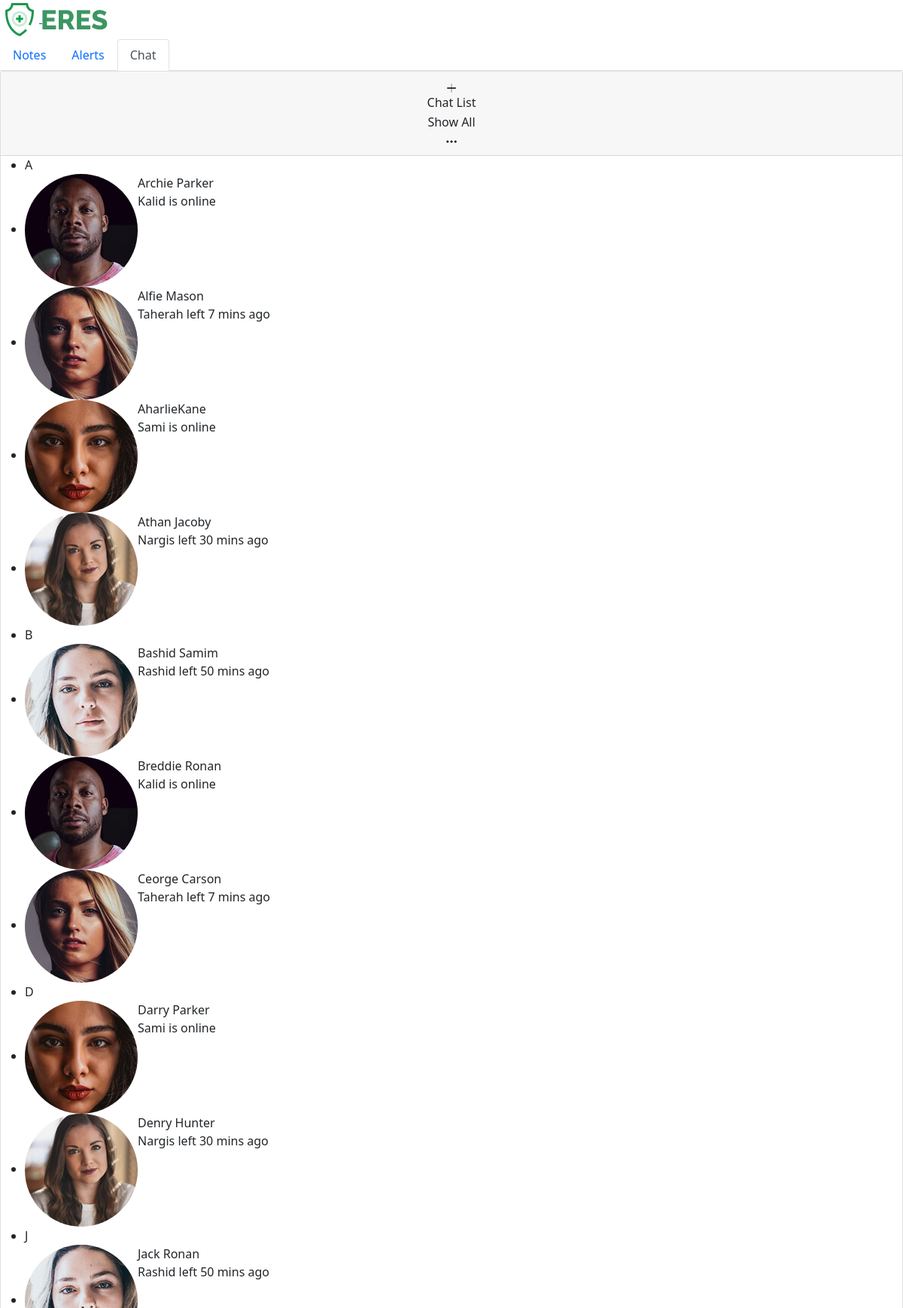
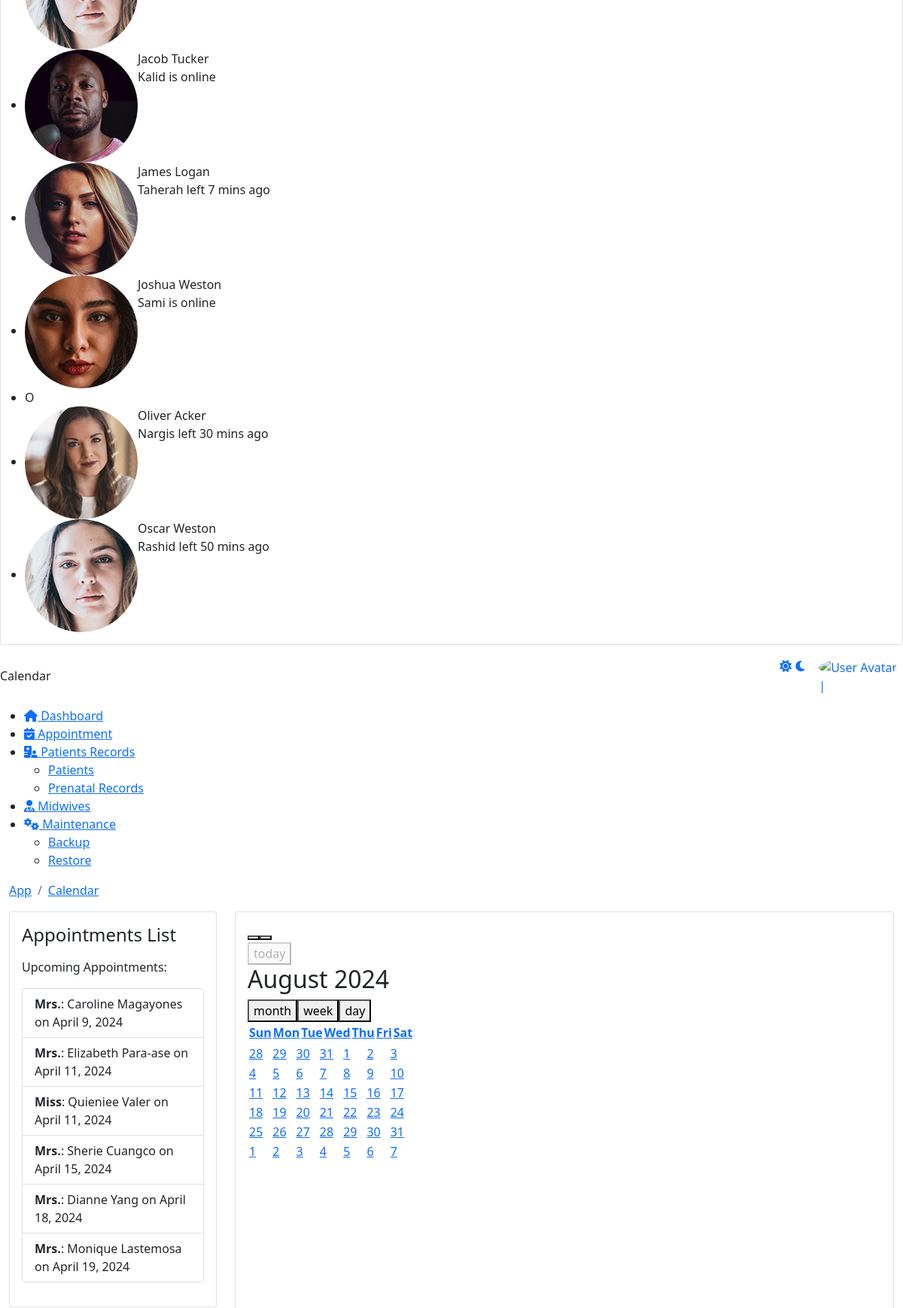
Page /admin/app_calendar.php (upper part) on the committed database (2 pictures, top to bottom).
### tables this page shows
CREATE TABLE `appointments` (
  `A_Id` int(11) NOT NULL AUTO_INCREMENT,
  `Title` varchar(10) NOT NULL,
  `FirstName` varchar(50) NOT NULL,
  `LastName` varchar(50) NOT NULL,
  `DateOfAppointment` date NOT NULL,
  `StartTime` time NOT NULL,
  `EndTime` time NOT NULL,
  `Address` varchar(100) NOT NULL,
  `Mobile` varchar(15) NOT NULL,
  `Consult_Doc` varchar(50) NOT NULL,
  `Email` varchar(100) NOT NULL,
  `Conditions` text NOT NULL,
  `Note` text NOT NULL,
  `Accepted` int(11) DEFAULT 0,
  PRIMARY KEY (`A_Id`)
);

### admin/app_calendar.php (the view, shortened to what this page needs)
<!DOCTYPE html>
<html lang="en">
    <head>
		 <link href="https://eres.dexignzone.com/codeigniter/demo/public/assets/vendor/fullcalendar/css/main.min.css" rel="stylesheet" type="text/css"/>
		 <link href="https://eres.dexignzone.com/codeigniter/demo/public/assets/vendor/bootstrap-select/dist/css/bootstrap-select.min.css" rel="stylesheet" type="text/css"/>
    <link class="main-css" href="https://eres.dexignzone.com/codeigniter/demo/public/assets/css/style.css" rel="stylesheet" type="text/css"/>
	<link rel="stylesheet" href="https://cdnjs.cloudflare.com/ajax/libs/font-awesome/6.5.1/css/all.min.css" />
</head>
<body>
    <div id="main-wrapper">
<?php
include './template/header.php';
?>
<?php
include './template/chatbot.php';
?>
<div class="header">
	<div class="header-content">
		<nav class="navbar navbar-expand">
			<div class="collapse navbar-collapse justify-content-between">
				<div class="header-left">
					<div class="dashboard_bar">
					Calendar				</div>
				</div>
				<?php
				include './template/header2.php';
				?>
			</div>
		</nav>
	</div>
</div>
<?php
include './template/sidebar.php';
?>
<div class="content-body">
    <div class="container-fluid">
        <div class="page-titles">
        <ol class="breadcrumb">
            <li class="breadcrumb-item"><a href="javascript:void(0)">App</a></li>
            <li class="breadcrumb-item active"><a href="javascript:void(0)">Calendar</a></li>
        </ol>
        </div>
        <div class="row">
    <div class="col-xl-3 col-xxl-4">
        <div class="card">
            <div class="card-body">
                <h4 class="card-intro-title">Appointments List</h4>
                <div class="">
                    <div id="appointments-list" class="my-3">
                        <p>Upcoming Appointments:</p>
                        <?php
                        include_once './connection/conn.php';
                        $sql = "SELECT A_Id, Title, CONCAT(FirstName, ' ', LastName) AS name, DateOfAppointment FROM appointments ORDER BY DateOfAppointment";
                        $result = $conn->query($sql);
                        if ($result->num_rows > 0) {
                            echo '<ul class="list-group">';
                            while ($row = $result->fetch_assoc()) {
                                $date = new DateTime($row['DateOfAppointment']);
                                echo '<li class="list-group-item">';
                                echo '<strong>' . htmlspecialchars($row['Title']) . '</strong>: ' . htmlspecialchars($row['name']) . ' on ' . $date->format('F j, Y');
                                echo '</li>';
                            }
                            echo '</ul>';
                        } else {
                            echo '<p>No appointments found.</p>';
                        }
                        ?>
                    </div>
                </div>
            </div>
        </div>
    </div>
    <div class="col-xl-9 col-xxl-8">
        <div class="card">
            <div class="card-body">
                <div id="calendar" class="app-fullcalendar"></div>
            </div>
        </div>
    </div>
</div>
	</div>
</body>
</html>

### rows in the picture
appointments: Title "Mrs.", name "Caroline Magayones", DateOfAppointment "April 9, 2024"
appointments: Title "Mrs.", name "Elizabeth Para-ase", DateOfAppointment "April 11, 2024"
appointments: Title "Miss", name "Quieniee Valer", DateOfAppointment "April 11, 2024"
appointments: Title "Mrs.", name "Sherie Cuangco", DateOfAppointment "April 15, 2024"
appointments: Title "Mrs.", name "Dianne Yang", DateOfAppointment "April 18, 2024"
appointments: Title "Mrs.", name "Monique Lastemosa", DateOfAppointment "April 19, 2024"
